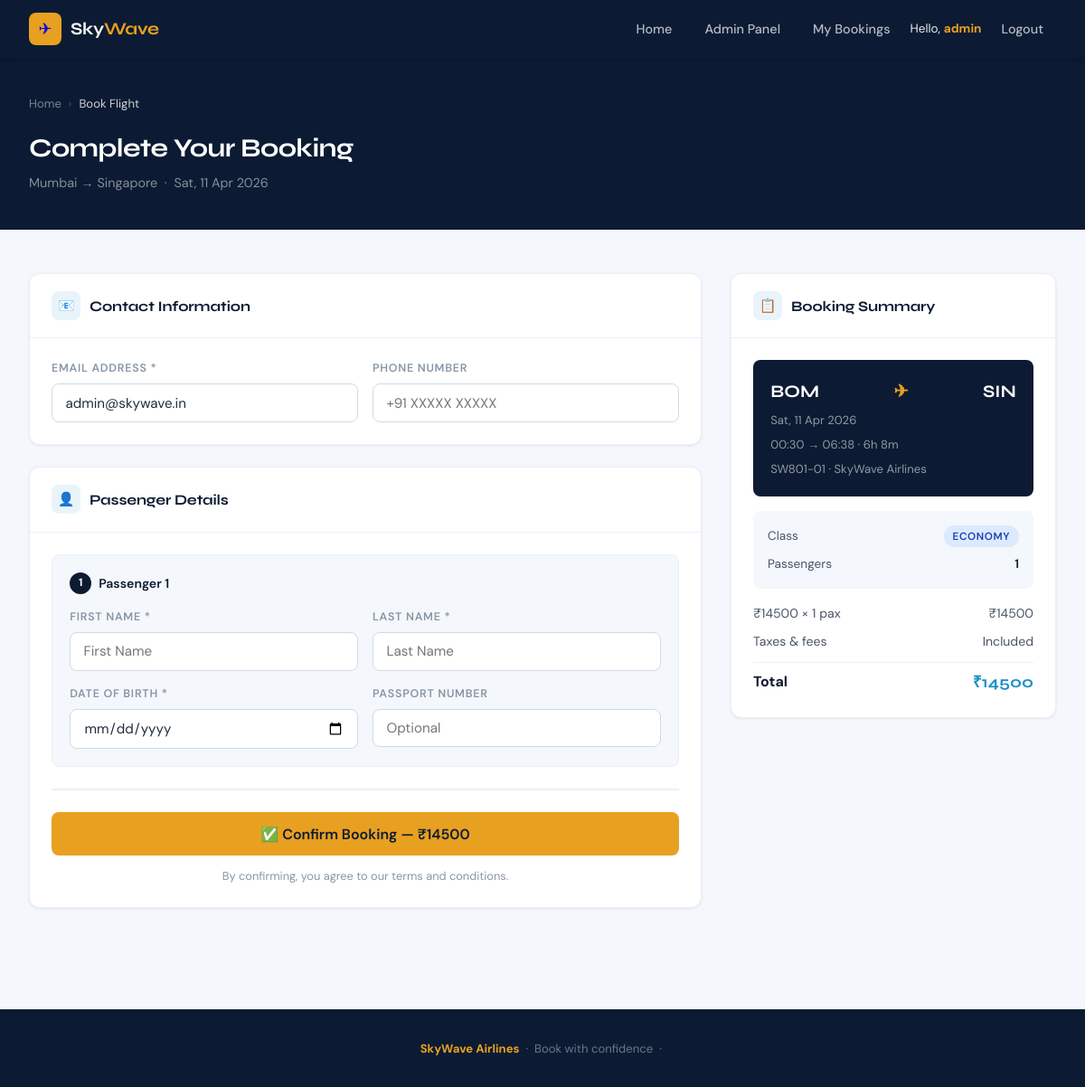
The page /book/127/?seat_class=economy&passengers=1 (signed in) on the database its author committed.
### reservations/models.py (models this page shows, shortened)
class Flight(models.Model):
    CLASS_CHOICES = [
        ('economy', 'Economy'),
        ('business', 'Business'),
        ('first', 'First Class'),
    ]
    STATUS_CHOICES = [
        ('scheduled', 'Scheduled'),
        ('delayed', 'Delayed'),
        ('cancelled', 'Cancelled'),
        ('completed', 'Completed'),
    ]
    flight_number = models.CharField(max_length=10, unique=True)
    origin = models.ForeignKey(Airport, on_delete=models.CASCADE, related_name='departing_flights')
    destination = models.ForeignKey(Airport, on_delete=models.CASCADE, related_name='arriving_flights')
    departure_time = models.DateTimeField()
    arrival_time = models.DateTimeField()
    total_seats = models.IntegerField(default=180)
    available_seats = models.IntegerField(default=180)
    economy_price = models.DecimalField(max_digits=10, decimal_places=2)
    business_price = models.DecimalField(max_digits=10, decimal_places=2)
    first_class_price = models.DecimalField(max_digits=10, decimal_places=2)
    status = models.CharField(max_length=20, choices=STATUS_CHOICES, default='scheduled')
    airline_name = models.CharField(max_length=100, default='SkyWave Airlines')
    def duration(self):
        delta = self.arrival_time - self.departure_time
        hours, remainder = divmod(int(delta.total_seconds()), 3600)
        minutes = remainder // 60
        return f"{hours}h {minutes}m"

class Airport(models.Model):
    code = models.CharField(max_length=3, unique=True)
    name = models.CharField(max_length=200)
    city = models.CharField(max_length=100)
    country = models.CharField(max_length=100)

### reservations/views.py (the view)
# urls.py: path('book/<int:flight_id>/', views.book_flight, name='book_flight'),
@login_required
def book_flight(request, flight_id):
    flight = get_object_or_404(Flight, id=flight_id)
    seat_class = request.GET.get('seat_class', 'economy')
    passengers_count = int(request.GET.get('passengers', 1))
    price_map = {'economy': flight.economy_price, 'business': flight.business_price, 'first': flight.first_class_price}
    price_per_person = price_map.get(seat_class, flight.economy_price)
    total = price_per_person * passengers_count
    if request.method == 'POST':
        booking_form = BookingForm(request.POST)
        formset = PassengerFormSet(request.POST, initial=[{}] * passengers_count)
        if booking_form.is_valid() and formset.is_valid():
            booking = Booking.objects.create(
                user=request.user,
                flight=flight,
                seat_class=seat_class,
                passengers=passengers_count,
                total_price=total,
                contact_email=booking_form.cleaned_data['contact_email'],
                contact_phone=booking_form.cleaned_data.get('contact_phone', ''),
                status='confirmed'
            )
            for f in formset:
                if f.cleaned_data:
                    Passenger.objects.create(
                        booking=booking,
                        first_name=f.cleaned_data['first_name'],
                        last_name=f.cleaned_data['last_name'],
                        date_of_birth=f.cleaned_data['date_of_birth'],
                        passport_number=f.cleaned_data.get('passport_number', '')
                    )
            flight.available_seats -= passengers_count
            flight.save()
            messages.success(request, f'Booking confirmed! Reference: {booking.booking_ref}')
            return redirect('booking_confirmation', booking_ref=booking.booking_ref)
    else:
        booking_form = BookingForm(initial={'contact_email': request.user.email})
        formset = PassengerFormSet(initial=[{}] * passengers_count)
    return render(request, 'reservations/book_flight.html', {
        'flight': flight, 'booking_form': booking_form, 'formset': formset,
        'seat_class': seat_class, 'passengers_count': passengers_count,
        'price_per_person': price_per_person, 'total': total,
    })

### reservations/forms.py
class BookingForm(forms.Form):
    contact_email = forms.EmailField(widget=forms.EmailInput(attrs={'placeholder': 'your@email.com'}))
    contact_phone = forms.CharField(max_length=20, required=False, widget=forms.TextInput(attrs={'placeholder': '+91 XXXXX XXXXX'}))

### templates/reservations/book_flight.html (shortened to what this page needs)
{% extends 'base.html' %}
{% block content %}
<div class="page-header">
  <div class="page-header-inner">
    <div class="breadcrumb">
      <a href="{% url 'home' %}">Home</a>
      <span class="sep">›</span>
      <span class="current">Book Flight</span>
    </div>
    <h1>Complete Your Booking</h1>
    <p>{{ flight.origin.city }} → {{ flight.destination.city }} &nbsp;·&nbsp; {{ flight.departure_time|date:"D, d M Y" }}</p>
  </div>
</div>
<div class="main-content">
  <form method="post">
    <div class="booking-layout">
      <div>
        <div class="card" style="margin-bottom:1.5rem;">
          <div class="card-header">
            <div class="card-header-icon">📧</div>
            <div class="card-title">Contact Information</div>
          </div>
          <div class="card-body">
            <div class="form-grid-2">
              <div class="form-group">
                <label>Email Address *</label>
                <input type="email" name="contact_email" class="form-control" placeholder="your@email.com" value="{{ booking_form.contact_email.value|default:'' }}" required>
              </div>
              <div class="form-group">
                <label>Phone Number</label>
                <input type="text" name="contact_phone" class="form-control" placeholder="+91 XXXXX XXXXX" value="{{ booking_form.contact_phone.value|default:'' }}">
              </div>
            </div>
          </div>
        </div>
        <div class="card">
          <div class="card-header">
            <div class="card-header-icon">👤</div>
            <div class="card-title">Passenger Details</div>
          </div>
          <div class="card-body">
            {% for pform in formset %}
            <div class="passenger-block">
              <div class="passenger-block-header">
                <div class="passenger-num">{{ forloop.counter }}</div>
                Passenger {{ forloop.counter }}
              </div>
              <div class="form-grid-2">
                <div class="form-group">
                  <label>First Name *</label>
                  <input type="text" name="{{ pform.first_name.html_name }}" class="form-control" placeholder="First Name" value="{{ pform.first_name.value|default:'' }}" required>
                </div>
                <div class="form-group">
                  <label>Last Name *</label>
                  <input type="text" name="{{ pform.last_name.html_name }}" class="form-control" placeholder="Last Name" value="{{ pform.last_name.value|default:'' }}" required>
                </div>
                <div class="form-group">
                  <label>Date of Birth *</label>
                  <input type="date" name="{{ pform.date_of_birth.html_name }}" class="form-control" value="{{ pform.date_of_birth.value|default:'' }}" required>
                </div>
                <div class="form-group">
                  <label>Passport Number</label>
                  <input type="text" name="{{ pform.passport_number.html_name }}" class="form-control" placeholder="Optional" value="{{ pform.passport_number.value|default:'' }}">
                </div>
              </div>
            </div>
            {% endfor %}
            <div class="divider"></div>
            <button type="submit" class="btn btn-amber btn-lg btn-full">
              ✅ Confirm Booking — ₹{{ total|floatformat:0 }}
            </button>
            <p style="font-size:0.8rem;color:var(--gray-400);text-align:center;margin-top:0.8rem;">By confirming, you agree to our terms and conditions.</p>
          </div>
        </div>
      </div>
      <div>
        <div class="card" style="position:sticky;top:80px;">
          <div class="card-header">
            <div class="card-header-icon">📋</div>
            <div class="card-title">Booking Summary</div>
          </div>
          <div class="card-body">
            <div class="summary-flight">
              <div class="summary-route">
                <span>{{ flight.origin.code }}</span>
                <span class="arrow">✈</span>
                <span>{{ flight.destination.code }}</span>
              </div>
              <div class="summary-detail">{{ flight.departure_time|date:"D, d M Y" }}</div>
              <div class="summary-detail">{{ flight.departure_time|time:"H:i" }} → {{ flight.arrival_time|time:"H:i" }} · {{ flight.duration }}</div>
              <div class="summary-detail" style="margin-top:6px;">{{ flight.flight_number }} · {{ flight.airline_name }}</div>
            </div>
            <div style="background:var(--off-white);border-radius:var(--radius-sm);padding:1rem;margin-bottom:1rem;">
              <div style="display:flex;justify-content:space-between;align-items:center;font-size:0.85rem;">
                <span style="color:var(--gray-600);">Class</span>
                <span class="badge badge-info">{{ seat_class|title }}</span>
              </div>
              <div style="display:flex;justify-content:space-between;align-items:center;font-size:0.85rem;margin-top:8px;">
                <span style="color:var(--gray-600);">Passengers</span>
                <span style="font-weight:600;color:var(--navy);">{{ passengers_count }}</span>
              </div>
            </div>
            <div class="price-breakdown">
              <div class="price-row">
                <span>₹{{ price_per_person|floatformat:0 }} × {{ passengers_count }} pax</span>
                <span>₹{{ total|floatformat:0 }}</span>
              </div>
              <div class="price-row">
                <span>Taxes & fees</span>
                <span>Included</span>
              </div>
              <div class="price-row total">
                <span>Total</span>
                <span class="amount">₹{{ total|floatformat:0 }}</span>
              </div>
            </div>
          </div>
        </div>
      </div>
    </div>
  </form>
</div>
{% endblock %}

### templates/base.html (shortened to what this page needs)
{% load static %}
<!DOCTYPE html>
<html lang="en">
<head>
  <link rel="stylesheet" href="{% static 'css/style.css' %}">
</head>
<body>
<nav class="navbar">
  <div class="navbar-inner">
    <a href="{% url 'home' %}" class="nav-logo">
      <div class="nav-logo-icon">✈</div>
      <span class="nav-logo-text">Sky<span>Wave</span></span>
    </a>
    <ul class="nav-links">
      <li><a href="{% url 'home' %}">Home</a></li>
      {% if user.is_authenticated %}
        {% if user.is_superuser %}
          <li><a href="{% url 'admin_dashboard' %}">Admin Panel</a></li>
        {% endif %}
        <li><a href="{% url 'my_bookings' %}">My Bookings</a></li>
        <li class="nav-user">Hello, <strong>{{ user.first_name|default:user.username }}</strong></li>
        <li><a href="{% url 'logout' %}">Logout</a></li>
      {% else %}
        <li><a href="{% url 'login' %}">Login</a></li>
        <li><a href="{% url 'register' %}" class="btn-nav">Sign Up</a></li>
      {% endif %}
    </ul>
  </div>
</nav>
{% block content %}{% endblock %}
<footer class="footer">
  <div> <strong>SkyWave Airlines</strong> &nbsp;·&nbsp; Book with confidence &nbsp;·&nbsp; </div>
</footer>
</body>
</html>

### rows shown on the page
Flight: origin.city "Mumbai", destination.city "Singapore", departure_time "Sat, 11 Apr 2026", origin.code "BOM", destination.code "SIN", departure_time "00:30", arrival_time "06:38", duration "6h 8m", flight_number "SW801-01", airline_name "SkyWave Airlines", economy_price "14500"

### other values the page prints
{{ user.first_name|default:user.username }} "admin"
{{ total|floatformat:0 }} "14500"
{{ seat_class|title }} "ECONOMY"
{{ passengers_count }} "1"
